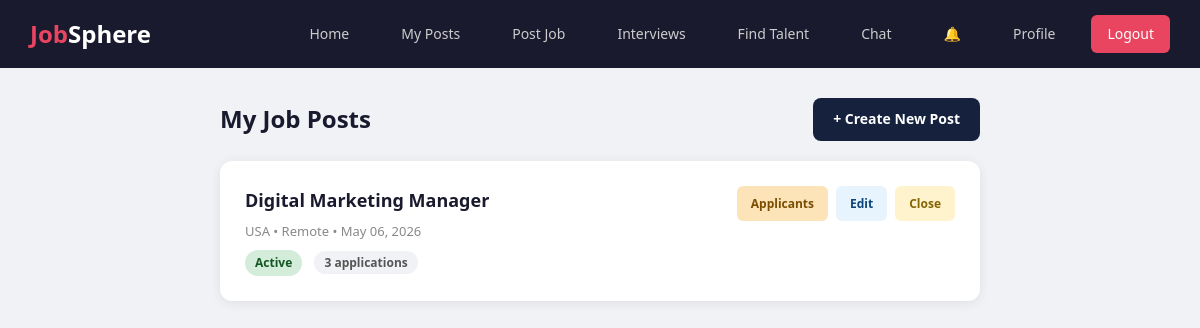
/recruitments/my-posts/ (signed in), run on the app's committed database.
### recruitments/models.py (models this page shows, shortened)
class JobPost(models.Model):
    POSTER_TYPE_CHOICES = [
        ('recruiter', 'Recruiter'),
        ('seeker', 'Seeker'),
    ]
    JOB_TYPE_CHOICES = [
        ('fullTime', 'Full Time'),
        ('partTime', 'Part Time'),
        ('remote', 'Remote'),
        ('contract', 'Contract'),
    ]
    STATUS_CHOICES = [
        ('active', 'Active'),
        ('closed', 'Closed'),
    ]
    poster = models.ForeignKey(User, on_delete=models.CASCADE, related_name='job_posts')
    poster_type = models.CharField(max_length=10, choices=POSTER_TYPE_CHOICES, default='recruiter')
    title = models.CharField(max_length=200)
    description = models.TextField()
    location = models.CharField(max_length=200, blank=True, null=True)
    job_type = models.CharField(max_length=10, choices=JOB_TYPE_CHOICES, default='fullTime')
    salary = models.DecimalField(max_digits=10, decimal_places=2, blank=True, null=True)
    number_of_available_seats = models.IntegerField(default=1)
    required_experience = models.FloatField(default=0)
    skills_text = models.TextField(blank=True, null=True)
    application_count = models.IntegerField(default=0)
    status = models.CharField(max_length=10, choices=STATUS_CHOICES, default='active')
    created_at = models.DateTimeField(auto_now_add=True)
    deadline = models.DateTimeField(blank=True, null=True)
    image = models.ImageField(upload_to='job_post_images/', blank=True, null=True)
    class Meta:
        ordering = ['-created_at']

### recruitments/views.py (the view)
# urls.py: path('my-posts/', views.my_job_posts_view, name='my_job_posts'),
def my_job_posts_view(request):
    if not request.user.is_authenticated or request.user.user_type != 'recruiter':
        return redirect('login')
    job_posts = JobPost.objects.filter(poster=request.user, poster_type='recruiter')
    return render(request, 'recruitments/my_job_posts.html', {'job_posts': job_posts})

### updates/context_processors.py (called while the page is built)
def unread_notifications(request):
    if request.user.is_authenticated:
        count = Notification.objects.filter(user=request.user, is_read=False).count()
        return {'unread_notif_count': count}
    return {'unread_notif_count': 0}

### templates/recruitments/my_job_posts.html (shortened to what this page needs)
{% extends 'base.html' %}
{% block content %}
<div class="posts-container">
    <div class="posts-header">
        <h1>My Job Posts</h1>
        <a href="{% url 'create_job_post' %}" class="btn btn-secondary" style="padding: 10px 20px; font-size: 14px;">+ Create New Post</a>
    </div>
    {% if job_posts %}
        {% for post in job_posts %}
        <div class="post-card">
            <div class="post-info">
                <h3>{{ post.title }}</h3>
                <div class="post-meta">{{ post.location|default:"No location" }} &bull; {{ post.get_job_type_display }} &bull; {{ post.created_at|date:"M d, Y" }}</div>
                <div style="margin-top: 8px;">
                    <span class="status-badge {% if post.status == 'active' %}status-active{% else %}status-closed{% endif %}">
                        {{ post.get_status_display }}
                    </span>
                    <span class="app-count" style="margin-left: 8px;">{{ post.application_count }} application{{ post.application_count|pluralize }}</span>
                </div>
            </div>
            <div class="post-actions">
                <a href="{% url 'applicants_list' post.id %}" class="btn-small" style="background: #fde4b8; color: #7a4d00;">Applicants</a>
                <a href="{% url 'edit_job_post' post.id %}" class="btn-small btn-edit">Edit</a>
                <a href="{% url 'toggle_job_post_status' post.id %}" class="btn-small {% if post.status == 'active' %}btn-close-post{% else %}btn-reopen{% endif %}">
                    {% if post.status == 'active' %}Close{% else %}Reopen{% endif %}
                </a>
            </div>
        </div>
        {% endfor %}
    {% else %}
        <div class="empty-state">
            <h3>No job posts yet</h3>
            <p>Create your first job post to start receiving applications.</p>
            <a href="{% url 'create_job_post' %}" class="btn btn-primary" style="width: auto; margin-top: 15px;">Create Job Post</a>
        </div>
    {% endif %}
</div>
{% endblock %}

### data on the page
JobPost: title "Digital Marketing Manager", location "USA", job_type "Remote", created_at "May 06, 2026", status "Active", application_count "3", shows "Close"
